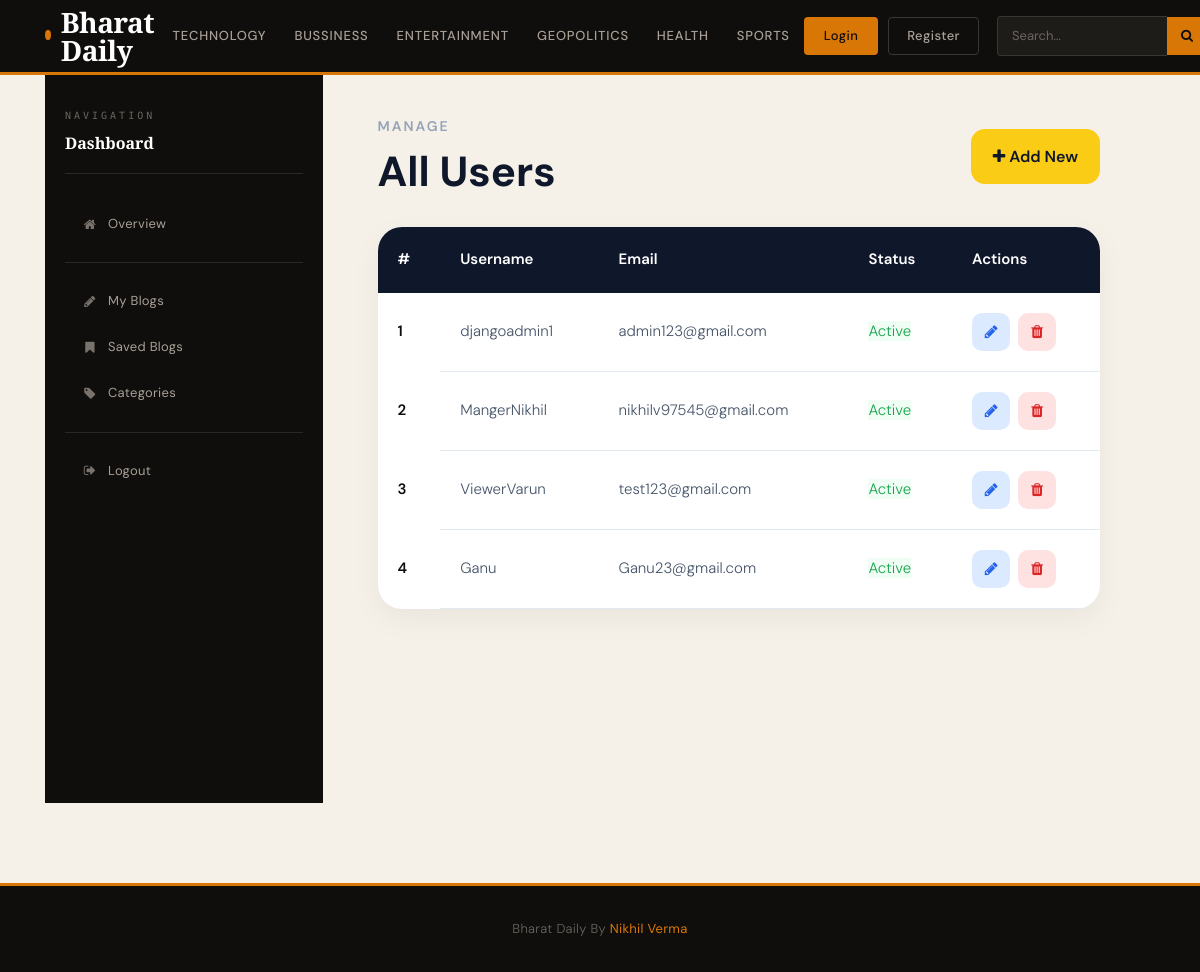
The page /dashboard/users/ on the database its author committed.
### blog/models.py (models this page shows, shortened)
class Category(models.Model):
    category_name=models.CharField(max_length=50,unique=True)
    created_at=models.DateTimeField(auto_now_add=True)
    updated_at=models.DateTimeField(auto_now=True)
    class Meta:
        verbose_name_plural = 'categories'

### dashboards/views.py (the view)
# urls.py: path('users/',views.users , name='users'),
def users(request):
    users = User.objects.all()
    context={
        'users':users
    }
    return render(request,'dashboard/users.html',context)

### blog/context_processor.py (called while the page is built)
def get_categories(request):
      categories = Category.objects.all()
      return dict(categories=categories)

def get_social_link(request):
      social_link = SocialLink.objects.all()
      return dict(social_link=social_link)

### templates/dashboard/users.html (shortened to what this page needs)
{% extends 'base.html' %}
{% block content %}
<div class="row m-0" style="min-height:calc(100vh - 72px);">
    {% include 'dashboard/sidebar.html' %}
    <div class="col-md-9">
        <div class="dash-content">
            <div class="dash-page-header">
                <div>
                    <p class="dash-page-label">Manage</p>
                    <h1 class="dash-page-title">All Users</h1>
                </div>
                <a href="{% url 'add_user' %}" class="dash-add-btn">
                    <i class="fa fa-plus"></i> Add New
                </a>
            </div>
            <div class="dash-table-wrap">
                <table class="dash-table">
                    <thead>
                        <tr>
                            <th>#</th>
                            <th>Username</th>
                            <th>Email</th>
                            <th>Status</th>
                            <th>Actions</th>
                        </tr>
                    </thead>
                    <tbody>
                        {% for user in users %}
                        <tr>
                            <th>{{ forloop.counter }}</th>
                            <td>{{ user.username }}</td>
                            <td>{{ user.email }}</td>
                            <td>
                                {% if user.is_active %}
                                <span class="status-pill" style="color:#16a34a; border-color:#bbf7d0; background:#f0fdf4;">Active</span>
                                {% else %}
                                <span class="status-pill" style="color:#dc2626; border-color:#fecaca; background:#fef2f2;">Inactive</span>
                                {% endif %}
                            </td>
                            <td>
                                <a href="{% url 'edit_user' user.id %}" class="dash-action dash-action-edit">
                                    <i class="fa fa-pencil"></i>
                                </a>
                                <a href="{% url 'delete_user' user.id %}" class="dash-action dash-action-delete ml-1">
                                    <i class="fa fa-trash"></i>
                                </a>
                            </td>
                        </tr>
                        {% endfor %}
                    </tbody>
                </table>
            </div>
        </div>
    </div>
</div>
{% endblock %}

### templates/base.html (shortened to what this page needs)
{% load static %}
<!DOCTYPE html>
<html lang="en">
<head>
    <link rel="stylesheet" href="https://stackpath.bootstrapcdn.com/bootstrap/4.5.2/css/bootstrap.min.css">
    <link rel="stylesheet" href="https://cdnjs.cloudflare.com/ajax/libs/font-awesome/4.7.0/css/font-awesome.min.css">
</head>
<body>
    <header class="main-header">
        <div class="container">
            <div class="header-inner">
                <a class="logo" href="/">
                    <span class="logo-dot"></span>
                    Bharat Daily
                </a>
                <ul class="nav-cats d-none d-lg-flex">
                    {% for cat in categories %}
                    <li>
                        <a href="{% url 'posts_by_category' cat.id %}">{{ cat.category_name }}</a>
                    </li>
                    {% endfor %}
                </ul>
                <div class="nav-actions">
                    {% if user.is_authenticated %}
                        <a class="btn-dashboard" href="{% url 'dashboard' %}">Dashboard</a>
                        <a class="btn-auth-logout" href="{% url 'logout' %}">Logout</a>
                    {% else %}
                        <a class="btn-auth-login" href="{% url 'login' %}">Login</a>
                        <a class="btn-auth-register" href="{% url 'register' %}">Register</a>
                    {% endif %}
                    <form action="{% url 'search' %}" method="get" class="search-form ml-2">
                        <input type="search" class="search-input" placeholder="Search…" name="keyword">
                        <button type="submit" class="search-btn"><i class="fa fa-search"></i></button>
                    </form>
                </div>
            </div>
        </div>
    </header>
    <div class="page-wrapper">
        <div class="container">
            {% block content %}{% endblock %}
        </div>
    </div>
    <footer>
        <div class="container">
            <p>Bharat Daily By <strong>Nikhil Verma</strong></p>
        </div>
    </footer>
</body>
</html>

### templates/base.html (style rules this page uses)
:root { --ink: #0f0e0c; --cream: #f5f0e8; --amber: #d97706; --amber-light: #fbbf24; --muted: #6b6560; --border: #e2ddd6; --white: #ffffff; --card-bg: #ffffff; --surface: #faf8f5; }
* { margin: 0; padding: 0; box-sizing: border-box; }
body { background: var(--cream); color: var(--ink); font-family: 'DM Sans', sans-serif; font-weight: 300; line-height: 1.7; }
.main-header { background: var(--ink); position: sticky; top: 0; z-index: 1000; border-bottom: 3px solid var(--amber); }
.header-inner { display: flex; align-items: center; justify-content: space-between; padding: 0 0; min-height: 72px; }
.logo { font-family: 'Playfair Display', serif; font-size: 28px; font-weight: 900; color: var(--white) !important; text-decoration: none !important; letter-spacing: -0.5px; display: flex; align-items: center; gap: 10px; line-height: 1; }
.logo-dot { width: 10px; height: 10px; background: var(--amber); border-radius: 50%; display: inline-block; margin-bottom: 2px; }
.nav-cats { display: flex; align-items: center; gap: 0; list-style: none; margin: 0; padding: 0; }
.nav-cats li a { color: #a89f96 !important; font-size: 13px; font-weight: 500; text-decoration: none; letter-spacing: 0.8px; text-transform: uppercase; padding: 24px 14px; display: block; transition: color 0.2s, background 0.2s; border-bottom: 3px solid transparent; margin-bottom: -3px; }
.nav-actions { display: flex; align-items: center; gap: 10px; }
.btn-auth-login { background: var(--amber); color: var(--ink) !important; font-size: 13px; font-weight: 500; padding: 8px 20px; border-radius: 4px; text-decoration: none; letter-spacing: 0.4px; transition: background 0.2s; border: none; }
.btn-auth-register { background: transparent; color: #a89f96 !important; font-size: 13px; font-weight: 500; padding: 7px 18px; border-radius: 4px; text-decoration: none; letter-spacing: 0.4px; border: 1px solid #3a3733; transition: all 0.2s; }
.search-form { display: flex; align-items: center; }
.search-input { background: #1e1c19; border: 1px solid #3a3733; border-right: none; color: var(--white); font-size: 13px; font-family: 'DM Sans', sans-serif; padding: 8px 14px; border-radius: 4px 0 0 4px; width: 170px; outline: none; transition: border-color 0.2s; }
.search-input::placeholder { color: #6b6560; }
.search-btn { background: var(--amber); border: none; color: var(--ink); padding: 8px 14px; border-radius: 0 4px 4px 0; cursor: pointer; transition: background 0.2s; font-size: 13px; }
.page-wrapper { min-height: calc(100vh - 72px - 80px); }
footer { background: var(--ink); color: #6b6560; text-align: center; padding: 32px 0; margin-top: 80px; border-top: 3px solid var(--amber); }
footer p { font-size: 13px; margin: 0; letter-spacing: 0.3px; }
footer strong { color: var(--amber); }

### templates/dashboard/_dash_styles.html (style rules this page uses)
.dash-content { padding:40px; width:100%; }
.dash-page-header { display:flex; justify-content:space-between; align-items:center; margin-bottom:30px; }
.dash-page-label { font-size:14px; font-weight:600; color:#94a3b8; text-transform:uppercase; letter-spacing:2px; margin-bottom:8px; }
.dash-page-title { font-size:42px; font-weight:700; color:#0f172a; margin:0; }
.dash-add-btn { background:#facc15; color:#0f172a; padding:14px 22px; border-radius:14px; font-weight:600; text-decoration:none !important; transition:0.3s; }
.dash-table-wrap { background:white; border-radius:24px; overflow:hidden; box-shadow:0 10px 30px rgba(0,0,0,0.05); }
.dash-table { width:100%; border-collapse:collapse; }
.dash-table thead { background:#0f172a; color:white; }
.dash-table th { padding:20px; font-size:15px; font-weight:600; }
.dash-table td { padding:20px; border-bottom:1px solid #e2e8f0; color:#475569; font-size:15px; }
.dash-action { width:38px; height:38px; border-radius:10px; display:inline-flex; align-items:center; justify-content:center; text-decoration:none !important; transition:0.3s; }
.dash-action-edit { background:#dbeafe; color:#2563eb; }
.dash-action-delete { background:#fee2e2; color:#dc2626; }

### rows shown on the page
Category: category_name "TECHNOLOGY"
Category: category_name "BUSSINESS"
Category: category_name "ENTERTAINMENT"
Category: category_name "GEOPOLITICS"
Category: category_name "HEALTH"
Category: category_name "SPORTS"

### other values the page prints
{{ user.username }} "djangoadmin1"
{{ user.email }} "admin123@gmail.com"
{{ user.username }} "MangerNikhil"
{{ user.email }} "nikhilv97545@gmail.com"
{{ user.username }} "ViewerVarun"
{{ user.email }} "test123@gmail.com"
{{ user.username }} "Ganu"
{{ user.email }} "Ganu23@gmail.com"
